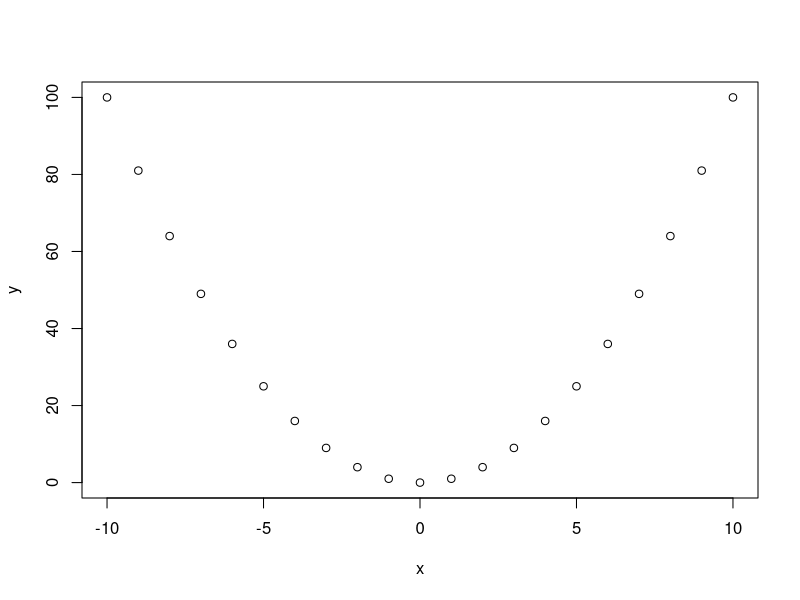
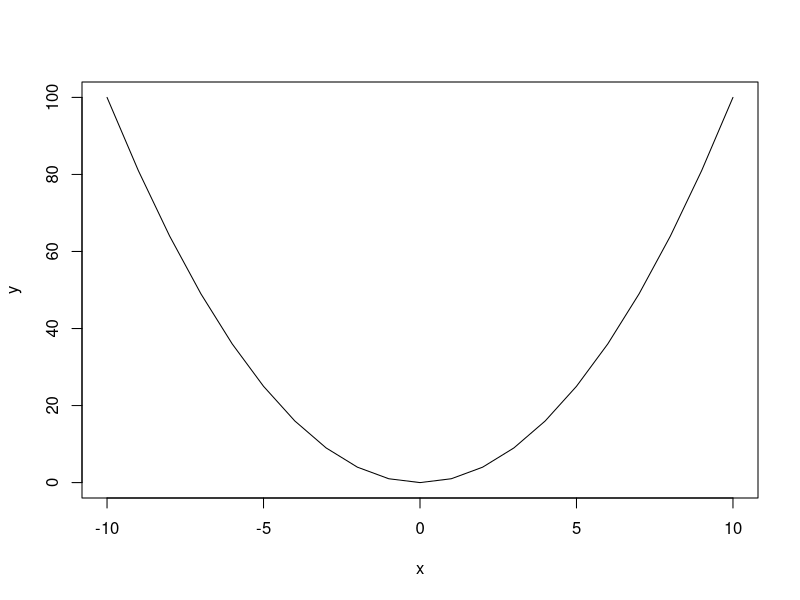
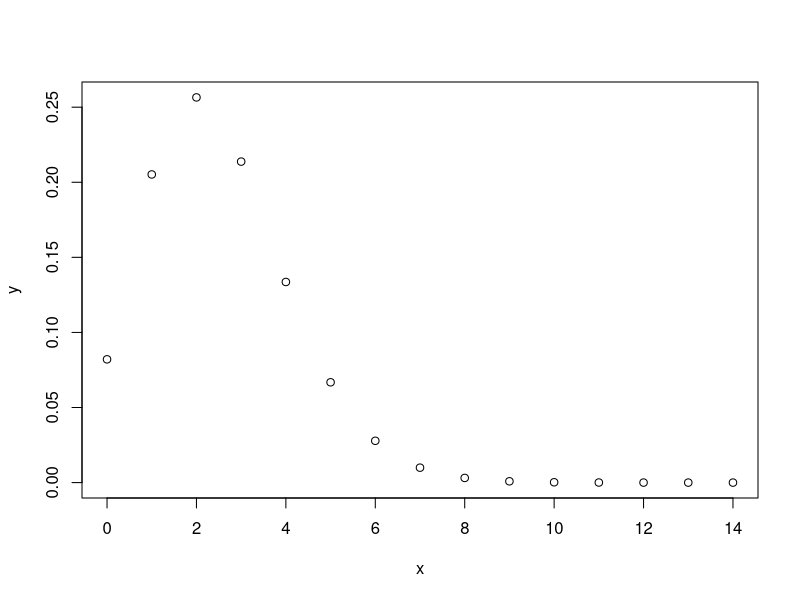
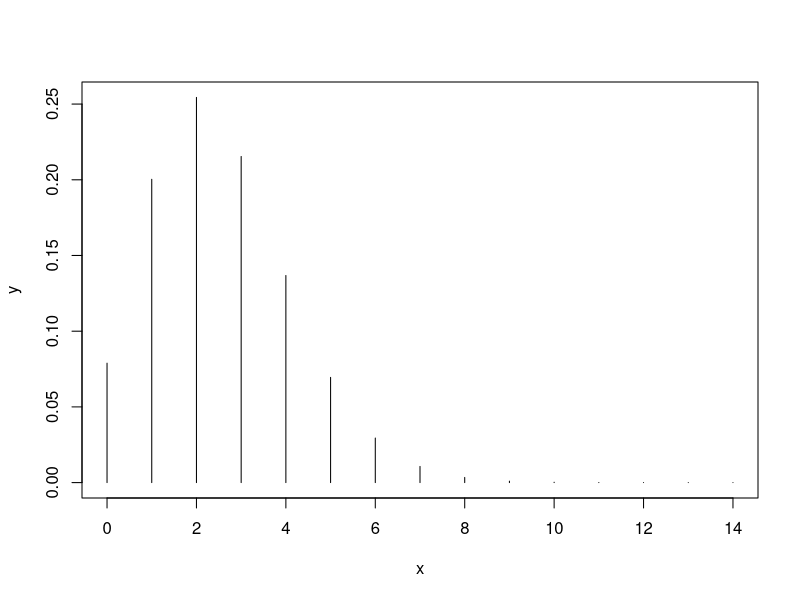
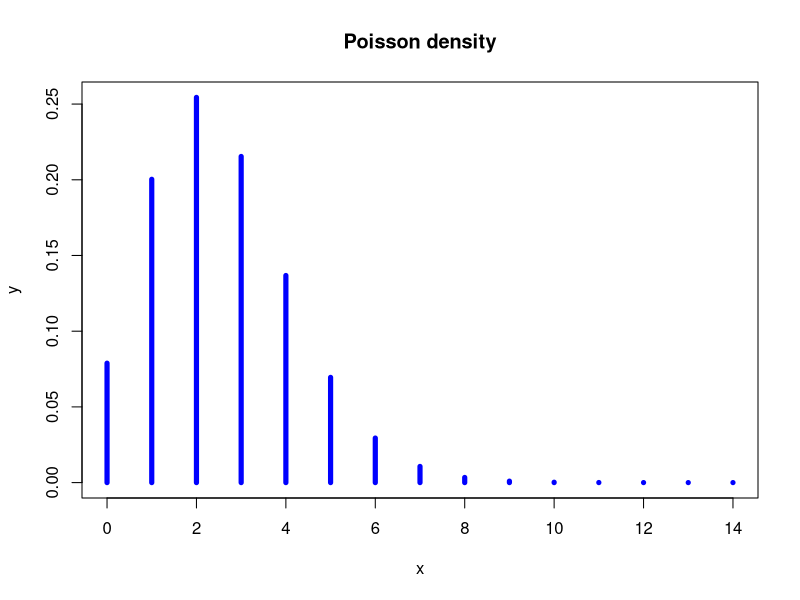
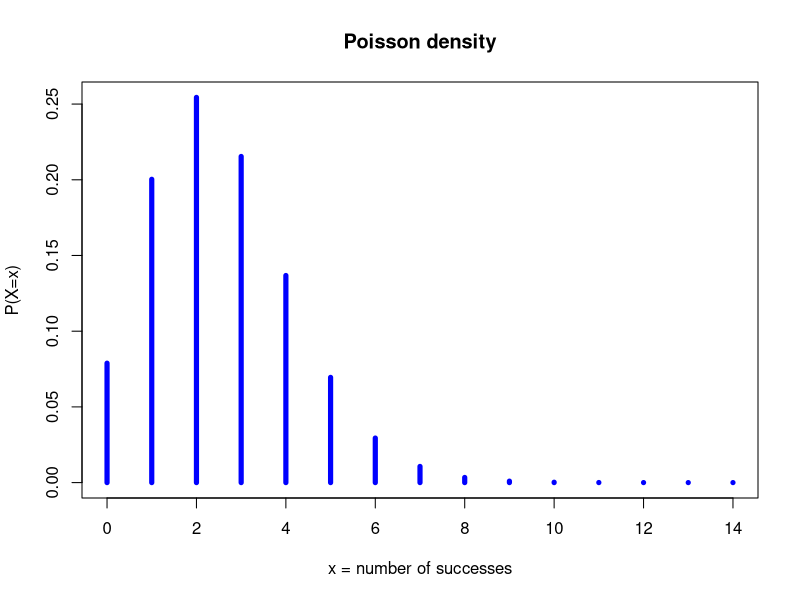
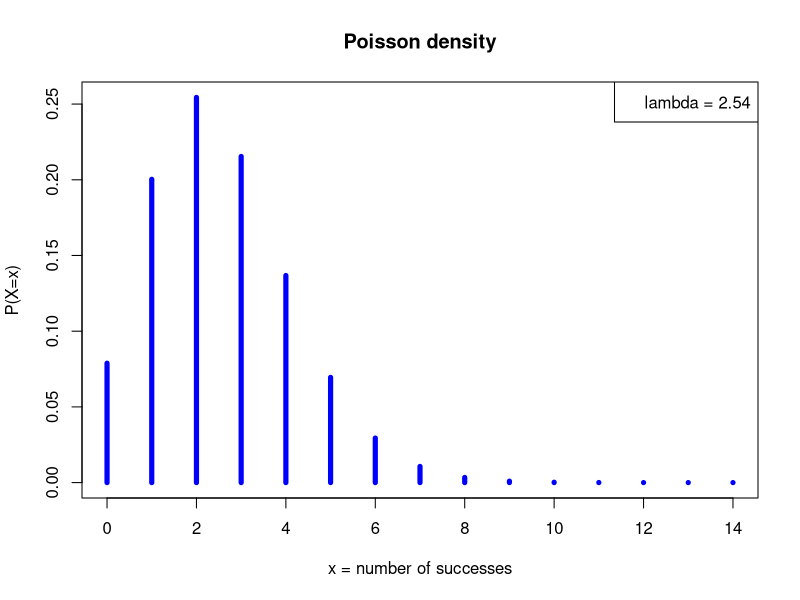
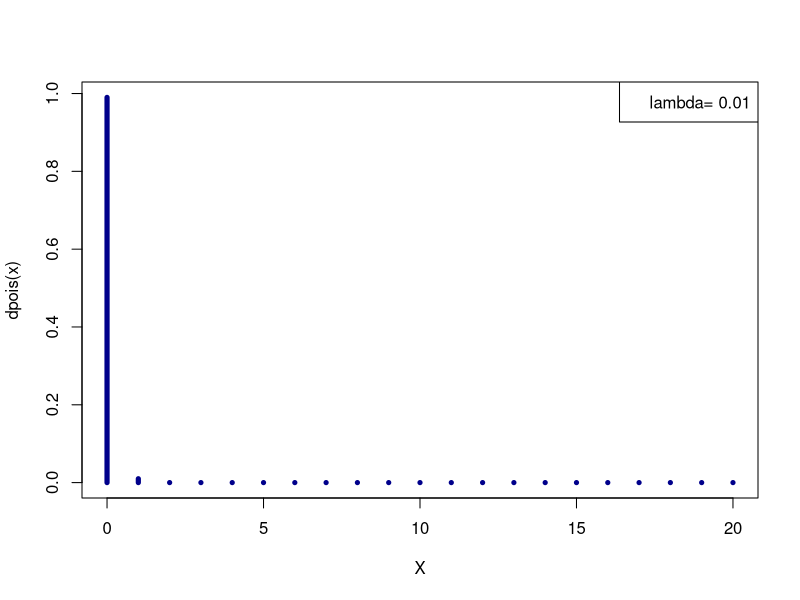

R code for these plots, in order:
## ---- chunk 1
library(knitr)
## Default parameters for displaying the slides
knitr::opts_chunk$set(
  echo = TRUE, 
  eval=TRUE, 
  fig.width = 7, 
  fig.height = 5, 
  fig.align = "center", 
  fig.path="figures/", 
  size = "tiny", 
  warning = FALSE, 
  results = TRUE, 
  message = FALSE, 
  comment = "")
## ---- chunk 2
2 + 5
## ---- chunk 3
a <- 2
print(a)
## ---- chunk 4
b <- 5
c <- a + b
print(c)
## ---- chunk 5
a <- 3 ## Change the value of a
print(c) ## Print the value of c

## Check whether c equals a + b
c == a + b
## ---- chunk 6
a <- 27 ## Change the value of a
c <- a + b
print(c) ## Print the value of c

## Check whether c  equals a + b
c == a + b
## ---- chunk 7
three.numbers <- c(27,12,3000)
print(three.numbers)
## ---- chunk 8
x <- 0:14
print(x)
## ---- chunk 9
x <- 1:10 # Define a series from 1 to 10
print(x)
y <- x^2 # Compute the square of each number
print(y)
## ---- chunk 10
x <- -10:10
y <- x^2
plot(x,y)
## ---- chunk 11
x <- -10:10
y <- x^2
plot(x,y, type="l")
## ---- chunk 12
# The # symbol allows to insert comments in R code

# Define  a vector named "whoami", and 
# containing two names
whoami <- c("Denis", "Siméon")
print(whoami) # Comment at the end of a line
## ---- chunk 13
# Define  a vector named "names", and 
# containing two names
whoami <- c("Denis", "Siméon")

# Paste the values of a vector of string 
print(paste(sep=" ", whoami[1], whoami[2]))
## ---- chunk 14
x <- 0:14   # Define the X values from 0 to 14
y <- dpois(x, lambda = 2.5) # Poisson density
plot(x,y) # Check the result
## ---- chunk 15
help(plot)
## ---- chunk 16
?plot
## ---- chunk 17
x <- 0:14
lambda <- 2.54
y <- dpois(x, lambda)
plot(x,y, type="h")
## ---- chunk 18
plot(x,y, type="h", lwd=5, col="blue",
     main="Poisson density")
## ---- chunk 19
plot(x,y, type="h", lwd=5, col="blue",
     main="Poisson density",
     xlab="x = number of successes",
     ylab="P(X=x)")
## ---- chunk 20
plot(x,y, type="h", lwd=5, col="blue",
     main="Poisson density",
     xlab="x = number of successes",
     ylab="P(X=x)")
legend("topright", paste("lambda =", lambda))
## ---- chunk 21
lambda <- 0.01
x <- 0:20
plot(x, dpois(x,lambda=lambda), type="h",   
     col="darkblue", lwd=5, xlab="X",ylab="dpois(x)")
legend("topright", paste("lambda=",lambda))
## ---- chunk 22
lambda <- 0.1
x <- 0:20
plot(x, dpois(x,lambda=lambda), type="h",   
     col="darkblue", lwd=5, xlab="X",ylab="dpois(x)")
legend("topright", paste("lambda=",lambda))
## ---- chunk 23
lambda <- 1
x <- 0:20
plot(x, dpois(x,lambda=lambda), type="h",   
     col="darkblue", lwd=5, xlab="X",ylab="dpois(x)")
legend("topright", paste("lambda=",lambda))
## ---- chunk 24
lambda <- 2
x <- 0:20
plot(x, dpois(x,lambda=lambda), type="h",   
     col="darkblue", lwd=5, xlab="X",ylab="dpois(x)")
legend("topright", paste("lambda=",lambda))
## ---- chunk 25
lambda <- 5
x <- 0:20
plot(x, dpois(x,lambda=lambda), type="h",   
     col="darkblue", lwd=5, xlab="X",ylab="dpois(x)")
legend("topright", paste("lambda=",lambda))
## ---- chunk 26
lambda <- 5
x <- 0:40
plot(x, dpois(x,lambda=lambda), type="h",   
     col="darkblue", lwd=5, xlab="X",ylab="dpois(x)")
legend("topright", paste("lambda=",lambda))
## ---- chunk 27
lambda <- 10
x <- 0:(4*lambda)
plot(x, dpois(x,lambda=lambda), type="h",   
     col="darkblue", lwd=5, xlab="X",ylab="dpois(x)")
legend("topright", paste("lambda=",lambda))
## ---- chunk 28
lambda <- 20
x <- 0:(4*lambda)
plot(x, dpois(x,lambda=lambda), type="h",   
     col="darkblue", lwd=2, xlab="X",ylab="dpois(x)")
legend("topright", paste("lambda=",lambda))
## ---- chunk 29
lambda <- 30
x <- 0:(2*lambda)
plot(x, dpois(x,lambda=lambda), type="h",   
     col="darkblue", lwd=2, xlab="X",ylab="dpois(x)")
legend("topright", paste("lambda=",lambda))
## ---- chunk 30
lambda <- 50
x <- 0:(2*lambda)
plot(x, dpois(x,lambda=lambda), type="h",   
     col="darkblue", lwd=2, xlab="X",ylab="dpois(x)")
legend("topright", paste("lambda=",lambda))
## ---- chunk 31
lambda <- 100
x <- 0:(2*lambda)
plot(x, dpois(x,lambda=lambda), type="h",   
     col="darkblue", lwd=2, xlab="X",ylab="dpois(x)")
legend("topright", paste("lambda=",lambda))
## ---- chunk 32
lambda <- 1000
x <- 0:(2*lambda)
plot(x, dpois(x,lambda=lambda), type="h",   
     col="darkblue", lwd=2, xlab="X",ylab="dpois(x)")
legend("topright", paste("lambda=",lambda))
## ---- chunk 33
lambda <- 10000
x <- 0:(2*lambda)
plot(x, dpois(x,lambda=lambda), type="h",   
     col="darkblue", lwd=2, xlab="X",ylab="dpois(x)")
legend("topright", paste("lambda=",lambda))
## ---- chunk 34
plot(95000:105000, dpois(95000:105000,lambda=100000), type="h", col="darkblue", xlab="X",ylab="dpois(x)")
## ---- chunk 35
sessionInfo()
